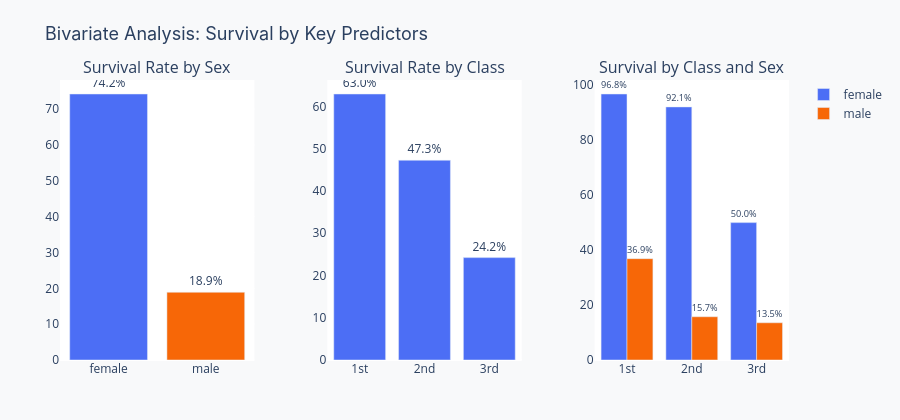

The notebook cell this image was saved under:
### Markdown cell above
---
## Step 5: Bivariate Analysis

Now we look at relationships between variables and our target.

### Code cell
surv_by_sex = titanic.groupby("sex")["survived"].mean() * 100
surv_by_class = titanic.groupby("pclass")["survived"].mean() * 100
surv_by_class_sex = titanic.groupby(["pclass", "sex"])["survived"].mean().unstack() * 100

fig = make_subplots(
    rows=1, cols=3,
    subplot_titles=["Survival Rate by Sex", "Survival Rate by Class", "Survival by Class and Sex"],
    horizontal_spacing=0.10,
)

fig.add_trace(go.Bar(x=surv_by_sex.index.tolist(), y=surv_by_sex.values,
    marker_color=[PALETTE["primary"], PALETTE["secondary"]], showlegend=False,
    text=[f"{v:.1f}%" for v in surv_by_sex.values], textposition="outside"), row=1, col=1)

fig.add_trace(go.Bar(x=["1st", "2nd", "3rd"], y=surv_by_class.values,
    marker_color=PALETTE["primary"], showlegend=False,
    text=[f"{v:.1f}%" for v in surv_by_class.values], textposition="outside"), row=1, col=2)

for i, sex in enumerate(surv_by_class_sex.columns):
    fig.add_trace(go.Bar(
        name=sex,
        x=["1st", "2nd", "3rd"],
        y=surv_by_class_sex[sex].values,
        marker_color=[PALETTE["primary"], PALETTE["secondary"]][i],
        text=[f"{v:.1f}%" for v in surv_by_class_sex[sex].values],
        textposition="outside",
    ), row=1, col=3)

fig.update_layout(
    title=dict(text="Bivariate Analysis: Survival by Key Predictors", font=dict(size=FONT["size_title"], family=FONT["family"])),
    paper_bgcolor=PALETTE["background"],
    plot_bgcolor=PALETTE["surface"],
    height=420,
    barmode="group",
    showlegend=True,
    margin=dict(l=60, r=30, t=80, b=60),
)
fig.show()

### Figure 1 — Plotly figure (JSON) as saved in the notebook; plotly's stock layout.template omitted (floating-point values rounded to 4 significant figures)
{"data": [{"marker": {"color": ["#4C6EF5", "#F76707"]}, "showlegend": false, "text": ["74.2%", "18.9%"], "textposition": "outside", "type": "bar", "x": ["female", "male"], "xaxis": "x", "y": [74.2, 18.89], "yaxis": "y"}, {"marker": {"color": "#4C6EF5"}, "showlegend": false, "text": ["63.0%", "47.3%", "24.2%"], "textposition": "outside", "type": "bar", "x": ["1st", "2nd", "3rd"], "xaxis": "x2", "y": [62.96, 47.28, 24.24], "yaxis": "y2"}, {"marker": {"color": "#4C6EF5"}, "name": "female", "text": ["96.8%", "92.1%", "50.0%"], "textposition": "outside", "type": "bar", "x": ["1st", "2nd", "3rd"], "xaxis": "x3", "y": [96.81, 92.11, 50.0], "yaxis": "y3"}, {"marker": {"color": "#F76707"}, "name": "male", "text": ["36.9%", "15.7%", "13.5%"], "textposition": "outside", "type": "bar", "x": ["1st", "2nd", "3rd"], "xaxis": "x3", "y": [36.89, 15.74, 13.54], "yaxis": "y3"}], "layout": {"annotations": [{"font": {"size": 16}, "showarrow": false, "text": "Survival Rate by Sex", "x": 0.1333, "xanchor": "center", "xref": "paper", "y": 1, "yanchor": "bottom", "yref": "paper"}, {"font": {"size": 16}, "showarrow": false, "text": "Survival Rate by Class", "x": 0.5, "xanchor": "center", "xref": "paper", "y": 1, "yanchor": "bottom", "yref": "paper"}, {"font": {"size": 16}, "showarrow": false, "text": "Survival by Class and Sex", "x": 0.8667, "xanchor": "center", "xref": "paper", "y": 1, "yanchor": "bottom", "yref": "paper"}], "barmode": "group", "height": 420, "margin": {"b": 60, "l": 60, "r": 30, "t": 80}, "paper_bgcolor": "#F8F9FA", "plot_bgcolor": "#FFFFFF", "showlegend": true, "title": {"font": {"family": "Inter, Arial, sans-serif", "size": 18}, "text": "Bivariate Analysis: Survival by Key Predictors"}, "xaxis": {"anchor": "y", "domain": [0, 0.2667]}, "xaxis2": {"anchor": "y2", "domain": [0.3667, 0.6333]}, "xaxis3": {"anchor": "y3", "domain": [0.7333, 1]}, "yaxis": {"anchor": "x", "domain": [0, 1]}, "yaxis2": {"anchor": "x2", "domain": [0, 1]}, "yaxis3": {"anchor": "x3", "domain": [0, 1]}}}
